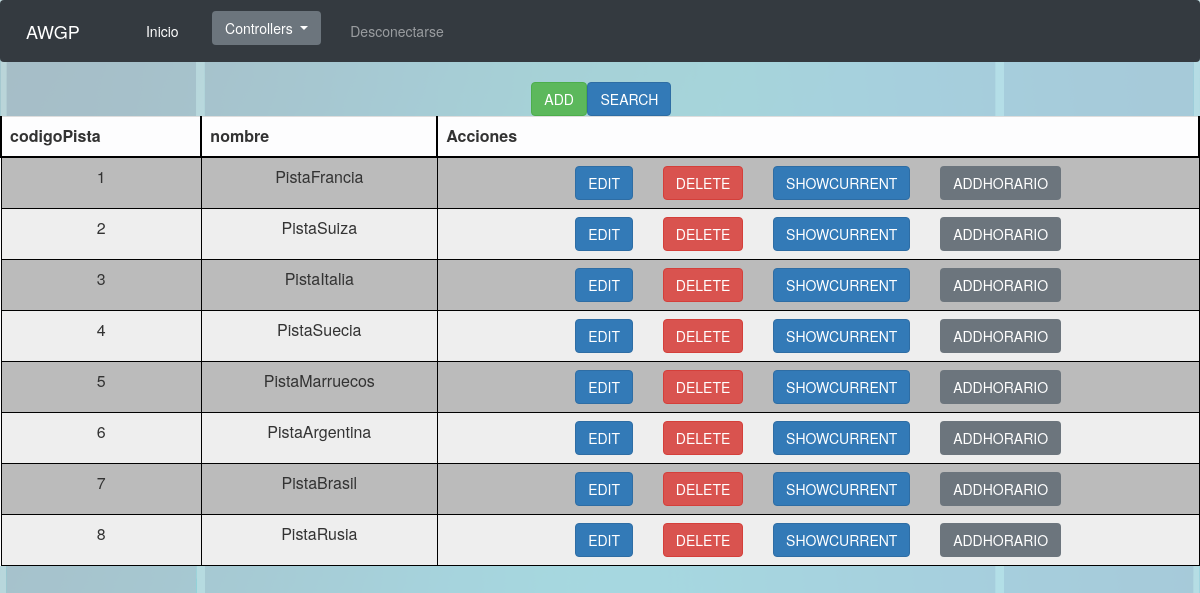
The page /Controllers/Controller_Pista.php (signed in) on the database its author committed.
### tables this page shows
CREATE TABLE IF NOT EXISTS `Pista` (
  `codigoPista` INT NOT NULL AUTO_INCREMENT,
  `nombre` VARCHAR(45) NULL,
  PRIMARY KEY (`codigoPista`));

### Modelos/Pista.php (called while the page is built, shortened)
<?php
class Pista{
	var $mysqli;
	function __construct($codigoPista, $nombre){
		include_once '../Functions/ConectarBD.php';
		$this->mysqli = ConectarBD();
	}
	function SHOWALL(){
		$sql = "SELECT * FROM pista";
		$resultado = $this->mysqli->query($sql);
		if(!$resultado){
			return 'No se ha podido conectar con la BD';
		}else{
			return $resultado;
		}
	}
}
?>

### Functions/ConectarBD.php (called while the page is built, shortened)
<?php
function ConectarBD()
	{
	    $mysqli = new mysqli("localhost", "AWGPusr", "AWGPass", "awgp");
		return $mysqli;
	}
?>

### Views/base/SHOWALL.php (the view, shortened to what this page needs)
<?php
class SHOWALL{
	var $showEdit = true;
	var $showDelete = true;
	var $showShowcurrent = true;
	var $showAdd = true;
	var $showSearch = true;
	var $showAcciones = true;
	var $controlador;
	var $acciones = 'Acciones';
	var $resultado;
	function colorDe($num){
		if($num % 2 == 0){
			return "BBBBBB";
		}else{
			return "EEEEEE";
		}
	}
	function toString(){
		include '../Views/base/header.php';
		echo '<table align="center">';
			echo "<form id='AnadirBuscar' method='GET' action='"; echo $this->controlador; echo "'>";
			echo '<tr class="filaInvisible">';
				if($this->showAdd){
					echo '<td class="celdaInvisible">';
					echo "<input class='btn btn-success' type='submit' name='submit' value='ADD'/>";
					echo '</td>';
				}
				if($this->showSearch){
					echo '<td class="celdaInvisible">';
					echo "<input class='btn btn-primary' type='submit' name='submit' value='SEARCH'/>";
					echo '</td>';
				}
			echo '</tr>';
			echo '</form>';
		echo '</table>';
		echo '<table class="table table-light">';
			echo '<tr class="fila">';
				while($tituloColumna = $this->resultado->fetch_field()){
					echo '<th class="tituloColumna">';
						echo $tituloColumna->name;
					echo '</th>';
				}
				if($this->showAcciones){
					echo '<th class="tituloColumna">';
					echo $this->acciones;
					echo '</th>';
				}
			echo '</tr>';
			$num = 0;
			$numFila = 0;
			while($fila = $this->resultado->fetch_row()){
				echo "<form id='formularioOpcion"; echo $num; echo "' method='GET' action='"; echo $this->controlador; echo "'>";
				echo '<tr class="fila" bgcolor="' . $this->colorDe($numFila) . '">';
				for($i = 0; $i < sizeof($fila); $i++){
					echo '<td class="celda">';
					echo $fila[$i];
					echo '</td>';
				}
				if($this->showAcciones){
					echo '<td class="celda">';
						if($this->showEdit){
							echo "<input class='btn btn-primary' type='submit' name='submit' value='EDIT'/>";
						}
						if($this->showDelete){
							echo "<input class='btn btn-danger' type='submit' name='submit' value='DELETE'/>";
						}
						if($this->showShowcurrent){
							echo "<input class='btn btn-primary' type='submit' name='submit' value='SHOWCURRENT'/>";
						}
						$this->botonesOpcion();
					echo '</td>';
				}
				echo '</tr>';
				$numFila++;
				echo '</form>';
				$num++;
			}
		echo '</table>';
		include '../Views/base/footer.php';
	}
}
?>

### Views/Pista/Pista_SHOWALL.php
<?php
include '../Views/base/SHOWALL.php';
class Pista_SHOWALL extends SHOWALL{
	var $showAddhorario = true;
	function __construct($respuesta){
		$this->controlador = 'Controller_Pista.php';
		$this->resultado = $respuesta;
		$this->toString();
	}
	function botonesOpcion(){
		if($this->showAddhorario){
			echo "<input class='btn btn-secondary' type='submit' name='submit' value='ADDHORARIO'/>";
		}
	}
}
 ?>

### css/style.css (style rules this page uses)
.btn { margin-left: 2%; margin-right: 2%; }
html { font: Arial; }
body { background-image: url(../img/padel.png); background-size: contain; }
th { text-align: center; }
.tituloColumna { border-top: 2px solid black; border-right: 2px solid black; border-left: 2px solid black; border-bottom: 2px solid black; }
.celda { text-align: center; border: 1px solid black; padding-top: 3; padding-bottom: 3; padding-left: 10; padding-right: 10; }

### rows shown on the page
pista: codigoPista "1", nombre "PistaFrancia"
pista: codigoPista "2", nombre "PistaSuiza"
pista: codigoPista "3", nombre "PistaItalia"
pista: codigoPista "4", nombre "PistaSuecia"
pista: codigoPista "5", nombre "PistaMarruecos"
pista: codigoPista "6", nombre "PistaArgentina"
pista: codigoPista "7", nombre "PistaBrasil"
pista: codigoPista "8", nombre "PistaRusia"

### other values the page prints
$tituloColumna->name "codigoPista"
$tituloColumna->name "nombre"
$this->acciones "Acciones"
